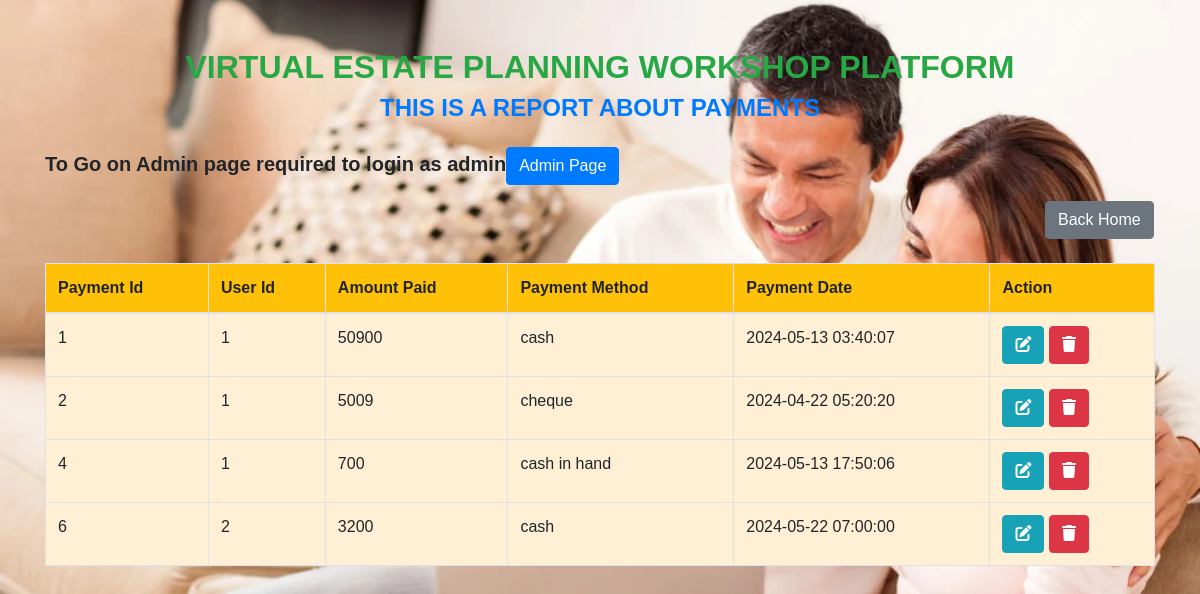
/viewpayment.php, run on the app's committed database.
### tables this page shows
CREATE TABLE `payment` (
  `payment_id` int(12) NOT NULL,
  `user_id` int(11) DEFAULT NULL,
  `amountpaid` int(25) DEFAULT NULL,
  `paymentmethods` varchar(200) DEFAULT NULL,
  `payment_date` timestamp NOT NULL DEFAULT current_timestamp()
);

### viewpayment.php (the view, shortened to what this page needs)
<!DOCTYPE html>
<html lang="en">
<head>
    <link href="https://stackpath.bootstrapcdn.com/bootstrap/4.5.2/css/bootstrap.min.css" rel="stylesheet">
    <link href="https://cdnjs.cloudflare.com/ajax/libs/font-awesome/6.0.0-beta3/css/all.min.css" rel="stylesheet">
</head>
<body>
    <div class="container mt-5">
        <h2 class="text-center text-success">VIRTUAL ESTATE PLANNING WORKSHOP PLATFORM</h2>
        <h4 class="text-center text-primary mb-4">THIS IS A REPORT ABOUT PAYMENTS</h4>
                <p style="font-weight: bold; font-size:20px;">To Go on Admin page required to login as admin<a href="login.html" class="btn btn-primary" style="margin-top: 0px;">Admin Page</a></p>
        <a href="home.php" class="btn btn-secondary" style="margin-left: 1000px;">Back Home </a>
        <table class="table table-bordered mt-4">
            <thead class="bg-warning">
                <tr>
                    <th>Payment Id</th>
                    <th>User Id</th>
                    <th>Amount Paid</th>
                    <th>Payment Method</th>
                    <th>Payment Date</th>
                    <th>Action</th>
                </tr>
            </thead>
            <tbody>
                <?php
                include "databaseconnection.php";
                $sql = "SELECT * FROM payment";
                $result = $connection->query($sql);
                while ($row = $result->fetch_assoc()) {
                    echo "
                    <tr>
                        <td>{$row['payment_id']}</td>
                        <td>{$row['user_id']}</td>
                        <td>{$row['amountpaid']}</td>
                        <td>{$row['paymentmethods']}</td>
                        <td>{$row['payment_date']}</td>
                        <td>
                            <a href='updatepayment.php?payment_id={$row['payment_id']}'  class='btn btn-info'><i class='fas fa-edit'></i></a>
                            <a href='deletepayment.php?payment_id={$row['payment_id']}' class='btn btn-danger'><i class='fas fa-trash'></i></a>
                        </td>
                    </tr>
                    ";
                }
                ?>
            </tbody>
        </table>
    </div>
</body>
</html>

### viewpayment.php (style rules this page uses)
body { background-image: url('./images/hw.jpg'); background-repeat: no-repeat; background-size: cover; font-family: 'Century', sans-serif; }
h2, h4 { font-weight: bold; }
table { background-color: papayawhip; }

### data on the page
payment: payment_id "1", user "1", amountpaid "50900", paymentmethods "cash", payment_date "2024-05-13 03:40:07"
payment: payment_id "2", user "1", amountpaid "5009", paymentmethods "cheque", payment_date "2024-04-22 05:20:20"
payment: payment_id "4", user "1", amountpaid "700", paymentmethods "cash in hand", payment_date "2024-05-13 17:50:06"
payment: payment_id "6", user "2", amountpaid "3200", paymentmethods "cash", payment_date "2024-05-22 07:00:00"
